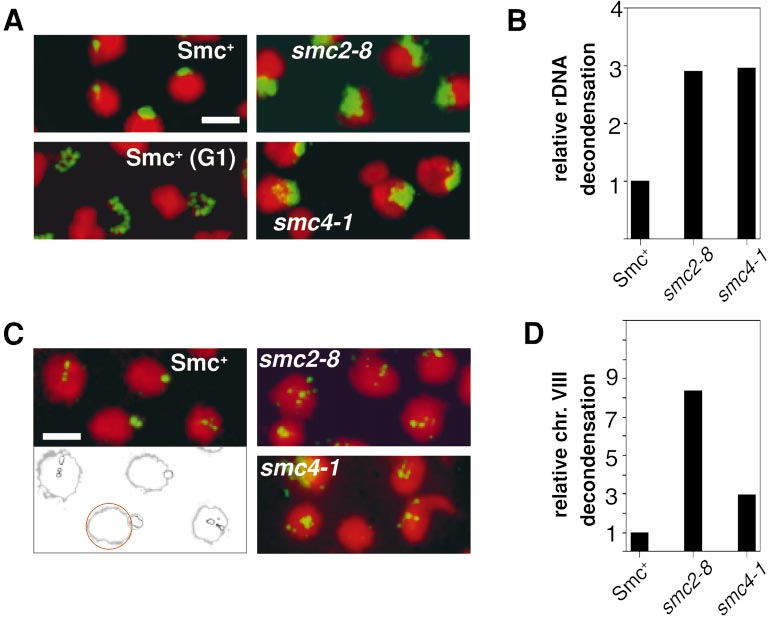
#> input picture Nov1 Self-Modify-Parameter/2.jpg, 775 x 618 px, found by its file name
$ python compare.py   (Python 2 division)
#> lines starting #> are read from the running program, lines starting #| are printed output that depends on the picture; pictures that were not available may be replaced by others from this repository, and a replacement may not be noted
#coding=utf-8
import os
import cv2
import types
import numpy as np
labelCap = "ABCDEFGHIJKLMNOPQRSTUVWXYZ"
num=4
labelCap =	labelCap[0:num]
# filename=labelCap[2]
imgOri = cv2.imread("/Users/shixiangyang/Desktop/2.jpg")
#> imgOri is the input picture: shape (618, 775, 3); mean B, G, R 177.6, 177.4, 185.9
thres = 130
samplerate = 5
reslist=[]
grayOri = cv2.cvtColor( imgOri , cv2.COLOR_BGR2GRAY )
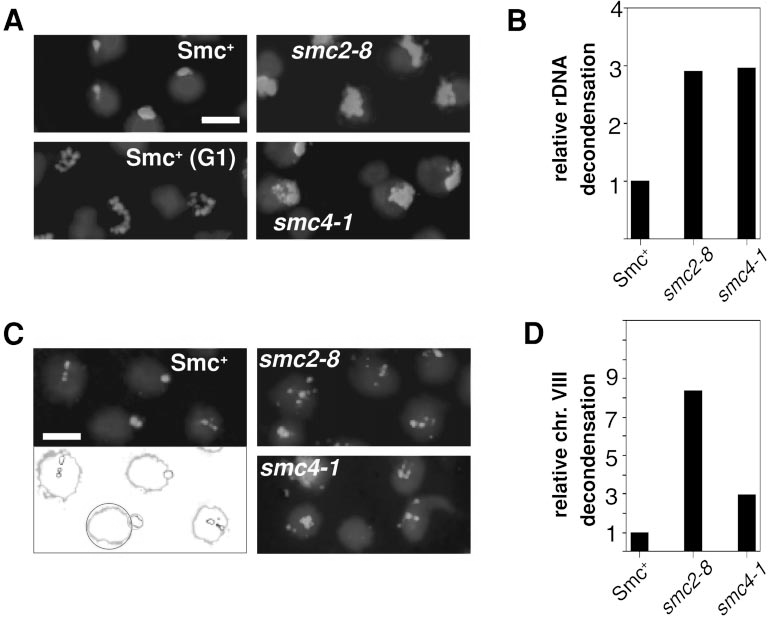
#> grayOri: shape (618, 775); min 0, max 255, mean 180
binaryOri = grayOri
# retOri, binaryOri = cv2.threshold( grayOri,thres,255,cv2.THRESH_BINARY )

print binaryOri[0][0]
#| 255
print grayOri[0][0]
#| 255

for filename in labelCap:
	imgA = cv2.imread("/Users/shixiangyang/Desktop/"+filename+".jpg")
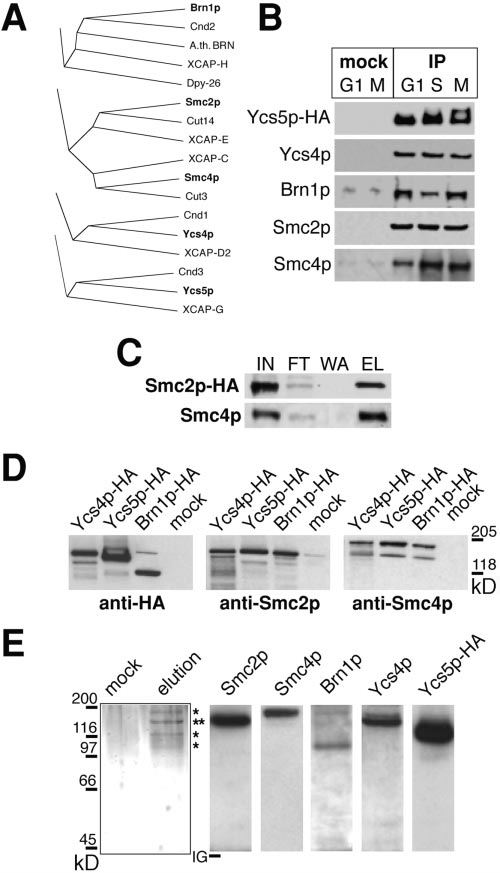
#> input picture Nov1 Self-Modify-Parameter/1.jpg, 500 x 873 px, given in place of A.jpg, which was not available
#> imgA is the input picture: shape (873, 500, 3); min 0, max 255, mean 230.9
	grayA = cv2.cvtColor( imgA,cv2.COLOR_BGR2GRAY )
	# retA, binaryA = cv2.threshold( grayA,thres,255,cv2.THRESH_BINARY )
	binaryA = grayA
	# print grayOri.dtype,grayOri.shape,grayOri.size
	# (1177,775)
	# print grayA.dtype,grayA.shape,grayA.size
	# (34,30)
	maxsizeY = grayOri.shape[0]
#> maxsizeY = 618
	maxsizeX = grayOri.shape[1]
#> maxsizeX = 775
	sizeY = grayA.shape[0]
#> sizeY = 873
	sizeX = grayA.shape[1]
#> sizeX = 500

	maxscore = 0
	targetY = 0
	targetX = 0

	for y in range(0,maxsizeY-sizeY+1,samplerate):
		for x in range(0,maxsizeX-sizeX+1,samplerate):
			score = 0
			for yy in range(0,sizeY,samplerate):
				for xx in range(0,sizeX,samplerate):
					if grayOri[y+yy][x+xx] > grayA[yy][xx]:
						diff = grayOri[y+yy][x+xx] - grayA[yy][xx]
					else:
						diff = grayA[yy][xx] - grayOri[y+yy][x+xx]
					if diff < 30:
						score = score+1
			if score > maxscore:
				maxscore = score
				targetY = y
				targetX = x
#> after the loop, maxscore = 0; targetX = 0; targetY = 0
		# print y
	finalscore=1.0*maxscore/sizeX/sizeY*samplerate*samplerate
#> finalscore = 0
	print targetY,targetX,finalscore
#| 0 0 0.0
	if finalscore>0.5:
		font = cv2.FONT_HERSHEY_SCRIPT_SIMPLEX
		cv2.putText(imgOri,filename, (targetX,targetY+90),font,3, (0, 205, 206),5)
		print "              "+filename+" finished searching"
		reslist.append([targetX,targetY,filename])
#> pass 2 of the loop `for filename in labelCap:`:
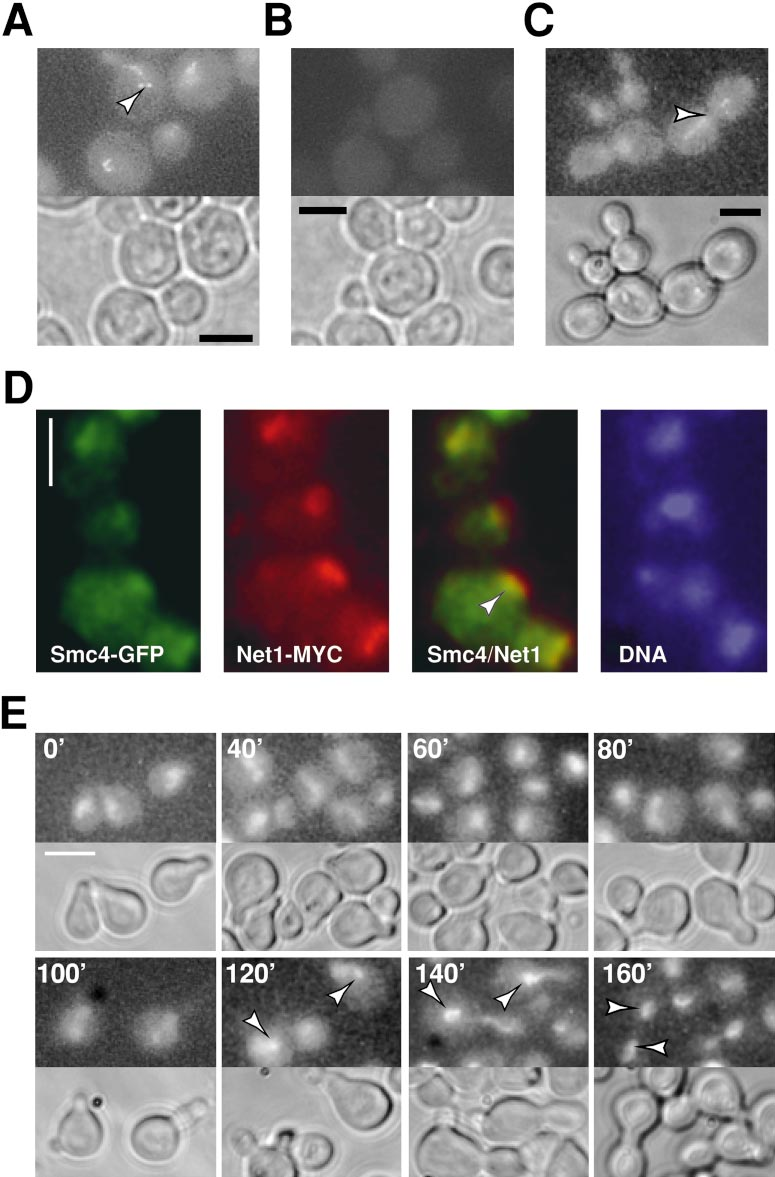
#> input picture Nov1 Self-Modify-Parameter/3.jpg, 775 x 1177 px, given in place of B.jpg, which was not available
#> imgA is the input picture: shape (1177, 775, 3); mean B, G, R 146.2, 144.5, 146.6
#> `grayA = cv2.cvtColor( imgA,cv2.COLOR_BGR2GRAY )`:
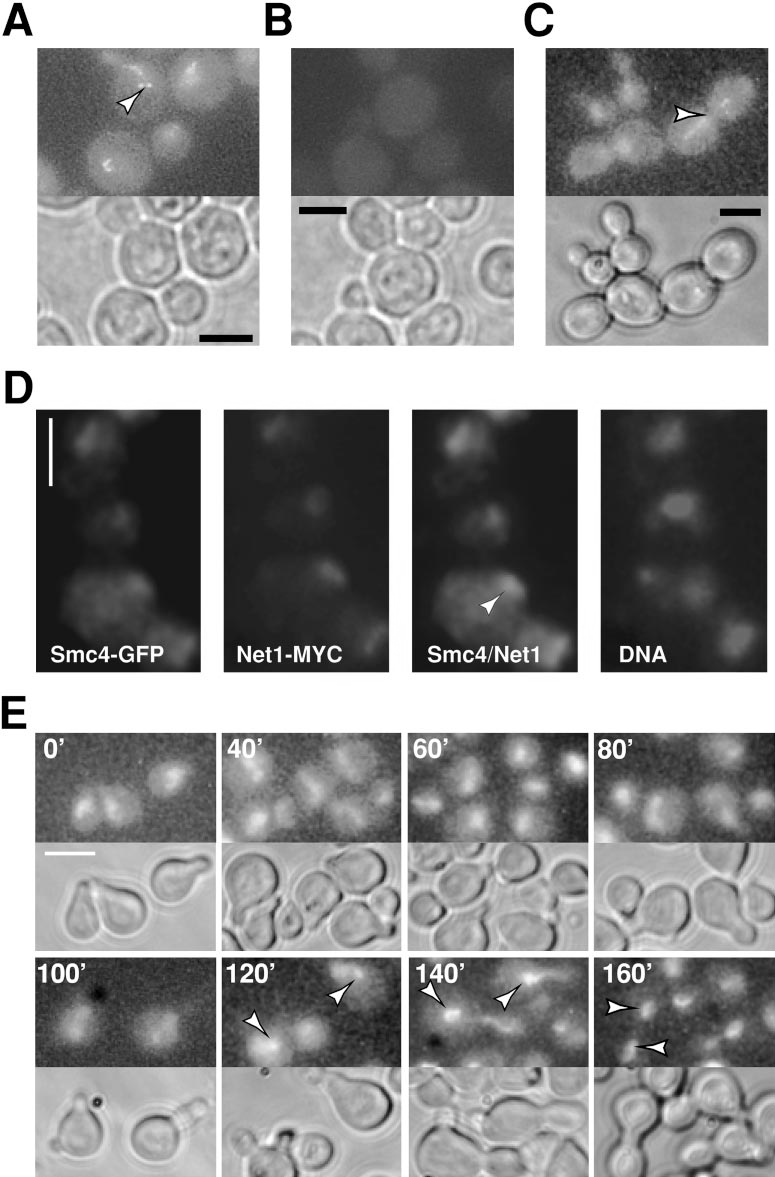
#> grayA: shape (1177, 775); min 0, max 255, mean 145.3
#| 0 0 0.0
#> (the run stopped early here; a loop or call above may not have finished)
